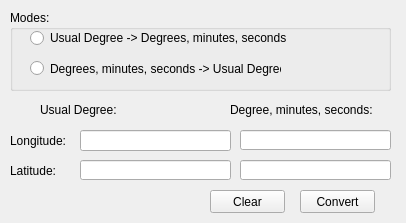
<?xml version="1.0" encoding="UTF-8"?>
<ui version="4.0">
 <class>MainWindow</class>
 <widget class="QMainWindow" name="MainWindow">
  <property name="geometry">
   <rect>
    <x>0</x>
    <y>0</y>
    <width>406</width>
    <height>223</height>
   </rect>
  </property>
  <property name="minimumSize">
   <size>
    <width>406</width>
    <height>223</height>
   </size>
  </property>
  <property name="maximumSize">
   <size>
    <width>406</width>
    <height>223</height>
   </size>
  </property>
  <property name="windowTitle">
   <string>Converter Coordinates</string>
  </property>
  <widget class="QWidget" name="centralWidget">
   <widget class="QLabel" name="labelLon">
    <property name="geometry">
     <rect>
      <x>10</x>
      <y>130</y>
      <width>61</width>
      <height>21</height>
     </rect>
    </property>
    <property name="toolTip">
     <string>&lt;html&gt;&lt;head/&gt;&lt;body&gt;&lt;p&gt;&lt;span style=&quot; font-size:12pt;&quot;&gt;Usual Degree format (20.675):&lt;/span&gt;&lt;/p&gt;&lt;/body&gt;&lt;/html&gt;</string>
    </property>
    <property name="text">
     <string>Longitude:</string>
    </property>
   </widget>
   <widget class="QLabel" name="labelTextTo">
    <property name="geometry">
     <rect>
      <x>230</x>
      <y>100</y>
      <width>171</width>
      <height>20</height>
     </rect>
    </property>
    <property name="text">
     <string>Degree, minutes, seconds: </string>
    </property>
   </widget>
   <widget class="QLineEdit" name="lineEditLonFrom">
    <property name="geometry">
     <rect>
      <x>80</x>
      <y>130</y>
      <width>151</width>
      <height>21</height>
     </rect>
    </property>
   </widget>
   <widget class="QLineEdit" name="lineEditLatFrom">
    <property name="geometry">
     <rect>
      <x>80</x>
      <y>160</y>
      <width>151</width>
      <height>20</height>
     </rect>
    </property>
   </widget>
   <widget class="QGroupBox" name="groupBox">
    <property name="geometry">
     <rect>
      <x>10</x>
      <y>10</y>
      <width>381</width>
      <height>81</height>
     </rect>
    </property>
    <property name="title">
     <string>Modes:</string>
    </property>
    <widget class="QRadioButton" name="rbUDtoDMS">
     <property name="geometry">
      <rect>
       <x>20</x>
       <y>20</y>
       <width>261</width>
       <height>16</height>
      </rect>
     </property>
     <property name="text">
      <string>Usual Degree -&gt; Degrees, minutes, seconds</string>
     </property>
    </widget>
    <widget class="QRadioButton" name="rbDMStoUD">
     <property name="geometry">
      <rect>
       <x>20</x>
       <y>50</y>
       <width>251</width>
       <height>17</height>
      </rect>
     </property>
     <property name="text">
      <string>Degrees, minutes, seconds -&gt; Usual Degree</string>
     </property>
    </widget>
   </widget>
   <widget class="QLabel" name="labelLat">
    <property name="geometry">
     <rect>
      <x>10</x>
      <y>160</y>
      <width>51</width>
      <height>21</height>
     </rect>
    </property>
    <property name="toolTip">
     <string>&lt;html&gt;&lt;head/&gt;&lt;body&gt;&lt;p&gt;&lt;span style=&quot; font-size:12pt;&quot;&gt;Usual Degree format (20.675):&lt;/span&gt;&lt;/p&gt;&lt;/body&gt;&lt;/html&gt;</string>
    </property>
    <property name="text">
     <string>Latitude:</string>
    </property>
   </widget>
   <widget class="QLabel" name="labelTextFrom">
    <property name="geometry">
     <rect>
      <x>40</x>
      <y>100</y>
      <width>181</width>
      <height>20</height>
     </rect>
    </property>
    <property name="text">
     <string>Usual Degree:</string>
    </property>
   </widget>
   <widget class="QLineEdit" name="lineEditLonTo">
    <property name="geometry">
     <rect>
      <x>240</x>
      <y>130</y>
      <width>151</width>
      <height>20</height>
     </rect>
    </property>
   </widget>
   <widget class="QLineEdit" name="lineEditLatTo">
    <property name="geometry">
     <rect>
      <x>240</x>
      <y>160</y>
      <width>151</width>
      <height>20</height>
     </rect>
    </property>
   </widget>
   <widget class="QPushButton" name="pushButtonConvert">
    <property name="geometry">
     <rect>
      <x>300</x>
      <y>190</y>
      <width>75</width>
      <height>23</height>
     </rect>
    </property>
    <property name="text">
     <string>Convert</string>
    </property>
   </widget>
   <widget class="QPushButton" name="pushButtonClear">
    <property name="geometry">
     <rect>
      <x>210</x>
      <y>190</y>
      <width>75</width>
      <height>23</height>
     </rect>
    </property>
    <property name="text">
     <string>Clear</string>
    </property>
   </widget>
  </widget>
 </widget>
 <layoutdefault spacing="6" margin="11"/>
 <resources/>
 <connections/>
</ui>
